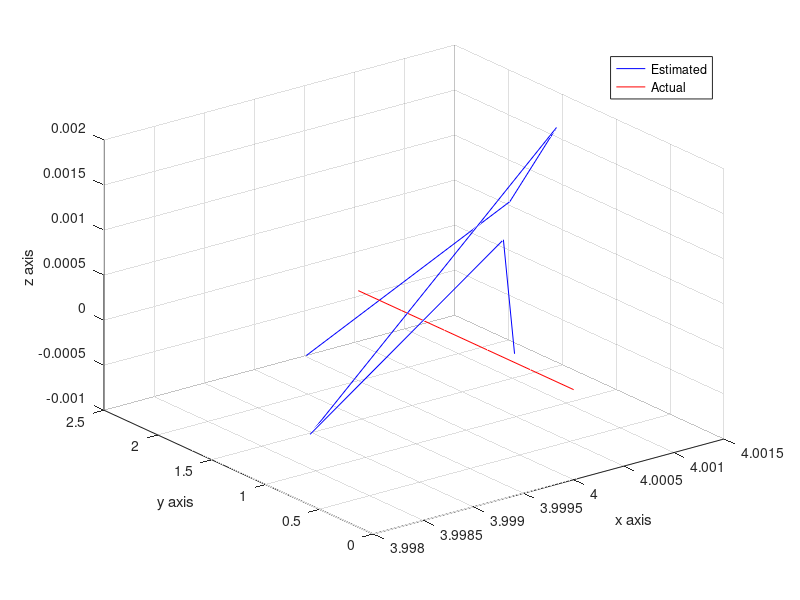

This figure's MATLAB source:
% Beacon Locations -- initial as to begin with
b1 = [0 0.5 0];
b2 = [3.5 0 1];
b3 = [0 1.5 0];
b4 = [4.5 0 0];
b5 = [0 2.5 3.5];
b6 = [1.5 2.5 0];
b7 = [3 0 2];
b8 = [4 4 4];
Barray = [b1; b2; b3; b4; b5; b6; b7; b8];

% convert to km/s
vcty_x = 40/1000; 
vcty_y = 20/1000; 
vcty_z = 5/1000; 

%%%%%%%%%%%%%Actual distances%%%%%%%%%%%%% - the real ones as given
Interval = [0 : 20 : 100]'; 

% x position
x1 = vcty_x.*Interval; % distance
x23 = x1(6).*(ones([10 1])); % no movement and keep previous x position 
xpos = vertcat(x1, x23); %concatenate vectors

% y position
y1 = zeros([5 1]); %no movement
y2 = vcty_y.*Interval; 
y3 = y2(6).*(ones([5 1])); 
ypos = vertcat(y1, y2, y3);

% z position
z12 = zeros([10 1]); %no movement
z3 = vcty_z.*Interval; 
zpos = vertcat(z12, z3); 

XYZ = horzcat(xpos, ypos, zpos); %Concatenate x, y and z vectors horizontally

r = []; % actual distances from beacons to target
for s = [1:1:16] 
    %copy x,y,z pos 8 times for each time interval:
    posXArr = XYZ(s,1).*ones([8 1]); 
    posYArr = XYZ(s,2).*ones([8 1]);
    posZArr = XYZ(s,3).*ones([8 1]);
    %calculate distance from all 8 beacons at each time interval
    rNew = sqrt((posXArr-Barray(1:8,1)).^2 + (posYArr-Barray(1:8,2)).^2 + (posZArr-Barray(1:8,3)).^2);
    r = vertcat(r, rNew'); % Concatenate vectors vertically
end
r 

%%%%%%%%%%%%%Estimated distances%%%%%%%%%%%%%

% Used my student number to get the seeding
rng(400185871); %random seed
stdDev = 2/1000; %standard dev in km
mean = 0;
res_array = [];
r_i = 0;
for m = [1:1:16]
    r_i = r(m, :) + stdDev.*randn(1,8) + mean;  % add noises to actual distance
    res_array = vertcat(res_array, r_i);
end

disp("Now displaying after the contribution of the added noise below:")
res_array

%%%%%%%%%%%%%Coordinates%%%%%%%%%%%%%
% temporary matrix below
Transp_mat = [0 0 0; 0 0 0; 0 0 0];
Transp_mat_New = [];
R = [0; 0; 0];
R_arr = [];

Ts = 16; % 16 points within 300 seconds

for time = [1:1:Ts]
    for k = [1:1:100] % 100 iterations
        % reset to null/zero
        Transp_mat = [0 0 0; 0 0 0; 0 0 0];
        Transp_mat_New = [];
        JF = [0;0;0];
        for i = [1:1:8]  % 8 beacons
            % fi for the ith beacon
            fi = sqrt((R(1, 1)-Barray(i,1)).^2 + (R(2, 1)-Barray(i,2)).^2 + (R(3, 1)-Barray(i,3)).^2) - res_array(time, i);
            
            % compute the J'J matrix elements seperately
            JJ_11 = (R(1, 1)-Barray(i,1))^2 / (fi + res_array(time, i))^2;
            JJ_12 = ((R(1, 1)-Barray(i,1)) * (R(2, 1)-Barray(i,2))) / (fi + res_array(time, i))^2;
            JJ_13 = ((R(1, 1)-Barray(i,1)) * (R(3, 1)-Barray(i,3))) / (fi + res_array(time, i))^2;
            JJ_21 = JJ_12;
            JJ_22 = (R(2, 1)-Barray(i,2))^2 / (fi + res_array(time, i))^2;
            JJ_23 = ((R(2, 1)-Barray(i,2)) * (R(3, 1)-Barray(i,3))) / (fi + res_array(time, i))^2;
            JJ_31 = JJ_13;
            JJ_32 = JJ_23;
            JJ_33 = (R(3, 1)-Barray(i,3))^2 / (fi + res_array(time, i))^2;

            % form the J'J matrix 
            Transp_mat_New = horzcat(JJ_11, JJ_12, JJ_13);
            Transp_mat_New = vertcat(Transp_mat_New, horzcat(JJ_21, JJ_22, JJ_23));
            Transp_mat_New = vertcat(Transp_mat_New, horzcat(JJ_31, JJ_32, JJ_33));
            Transp_mat = Transp_mat + Transp_mat_New; % sum elements 8 times
            
            % compute the J'F matrix elements seperately
            JF_11 = ((R(1, 1)-Barray(i,1))*fi) / (fi + res_array(time, i));
            JF_21 = ((R(2, 1)-Barray(i,2))*fi) / (fi + res_array(time, i));
            JF_31 = ((R(3, 1)-Barray(i,3))*fi) / (fi + res_array(time, i));

            % form the J'F matrix and sum 8 times
            JF = JF + vertcat(JF_11, JF_21, JF_31);
        end
        R = vertcat(R - (inv(Transp_mat)) * JF); % Apply the iterative formula
    end
    R_arr = vertcat(R_arr, R'); % Concatenate vectors of coordinates vertically
end
R_arr

plot3 (R_arr(6:11,1), R_arr(6:11,2),R_arr(6:11,3),'b')
hold on
plot3 (XYZ(6:11,1), XYZ(6:11,2),XYZ(6:11,3),'r')
xlabel('x axis');
ylabel('y axis');
zlabel('z axis');
legend('Estimated', 'Actual');
grid on;
